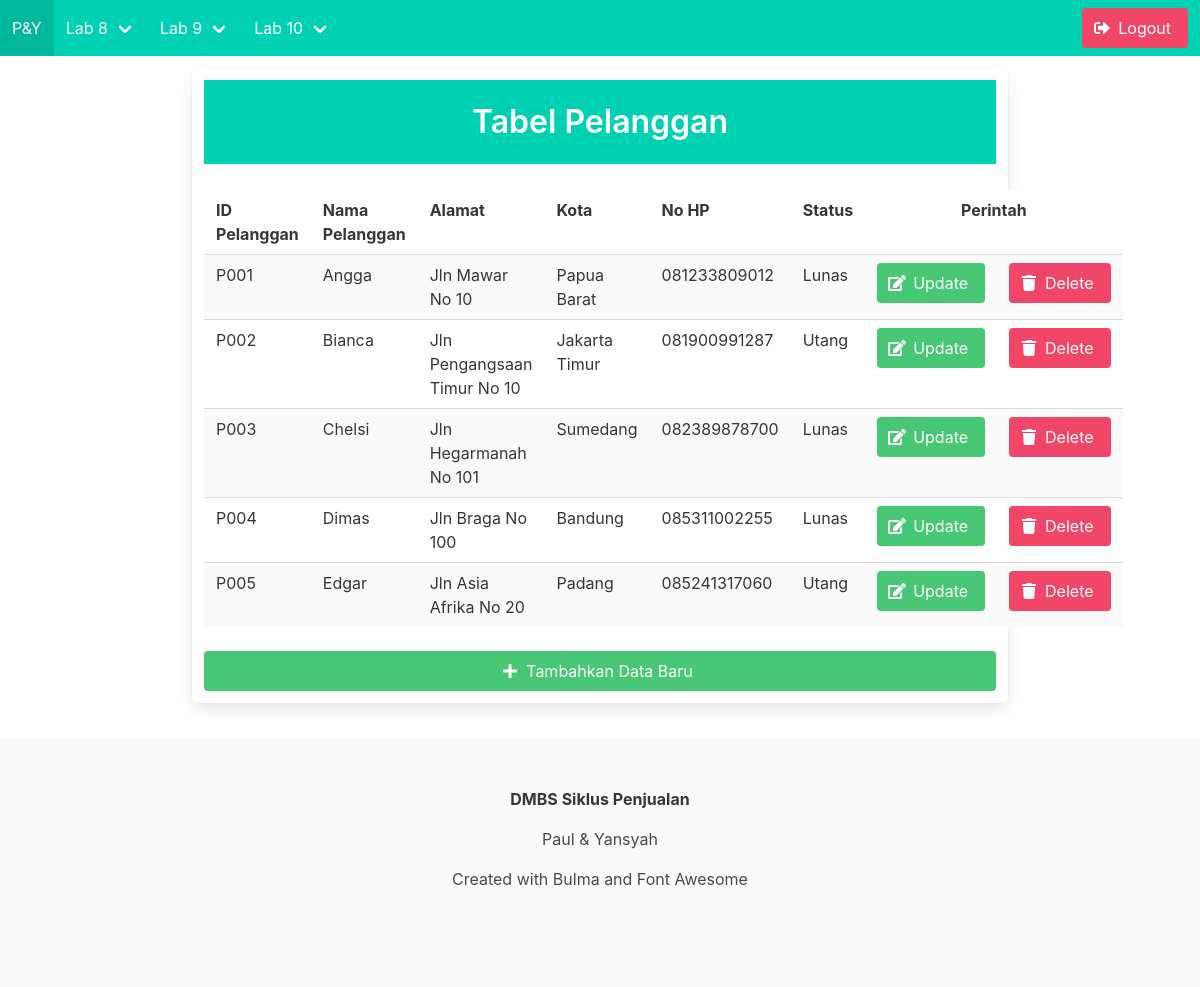
The app's page /menampilkan.php with its own data.
### tables this page shows
CREATE TABLE `pelanggan` (
  `ID_pelanggan` varchar(5) NOT NULL,
  `nama_pelanggan` varchar(45) DEFAULT NULL,
  `alamat` varchar(45) DEFAULT NULL,
  `kota` varchar(45) DEFAULT NULL,
  `no_hp` varchar(45) DEFAULT NULL,
  `status` varchar(45) DEFAULT NULL
);

### menampilkan.php (the view)
<?php
    include 'connect.php';
    $title="Tabel Pelanggan";
    include 'head.php';
?>
<div class="columns is-centered is-fullheight">
    <div class="column is-8 box">
        <div class="has-background-primary has-text-centered">
            <br>
            <h1 class="title has-text-white"><?=$title?></h2>
            <hr>
        </div>
        <table class="table is-striped is-fullwidth">
            <tr>
                <th>ID Pelanggan</th>
                <th>Nama Pelanggan</th>
                <th>Alamat</th>
                <th>Kota</th>
                <th>No HP</th>
                <th>Status</th>
                <th colspan="2"><center>Perintah</center></th>
            </tr>
            <?php
                $barangData=mysqli_query($dbconnect, "SELECT * from pelanggan");
                while($row=mysqli_fetch_array($barangData)){
            ?>
            <tr>
                <td><?= $row['ID_pelanggan']?></td>
                <td><?= $row['nama_pelanggan']?></td>
                <td><?= $row['alamat']?></td>
                <td><?= $row['kota']?></td>
                <td><?= $row['no_hp']?></td>
                <td><?= $row['status']?></td>
                <td>
                    <p class="control">
                        <a class="button is-success" href="update.php?ID_pelanggan=<?= $row['ID_pelanggan']?>">
                        <span class="icon">
                            <i class="fas fa-edit"></i>
                        </span>
                        <span>Update</span>
                        </a>
                    </p>
                </td>
                <td>
                    <p class="control">
                        <a class="button is-danger" href="delete.php?ID_pelanggan=<?= $row['ID_pelanggan']?>">
                        <span class="icon">
                            <i class="fas fa-trash"></i>
                        </span>
                        <span>Delete</span>
                        </a>
                    </p>
                </td>
            </tr>
            <?php }?>
        </table>
        <p class="control">
            <a class="button is-success is-fullwidth" href="input.php">
                <span class="icon">
                    <i class="fas fa-plus"></i>
                </span>
                <span>Tambahkan Data Baru</span>
            </a>
        </p>
    </div>
</div>
<?php include 'footer.php'; ?>

### records on screen
pelanggan: ID_pelanggan "P001", nama_pelanggan "Angga", alamat "Jln Mawar No 10", kota "Papua Barat", no_hp "081233809012", status "Lunas"
pelanggan: ID_pelanggan "P002", nama_pelanggan "Bianca", alamat "Jln Pengangsaan Timur No 10", kota "Jakarta Timur", no_hp "081900991287", status "Utang"
pelanggan: ID_pelanggan "P003", nama_pelanggan "Chelsi", alamat "Jln Hegarmanah No 101", kota "Sumedang", no_hp "082389878700", status "Lunas"
pelanggan: ID_pelanggan "P004", nama_pelanggan "Dimas", alamat "Jln Braga No 100", kota "Bandung", no_hp "085311002255", status "Lunas"
pelanggan: ID_pelanggan "P005", nama_pelanggan "Edgar", alamat "Jln Asia Afrika No 20", kota "Padang", no_hp "085241317060", status "Utang"

### other values on screen
$title "Tabel Pelanggan"
